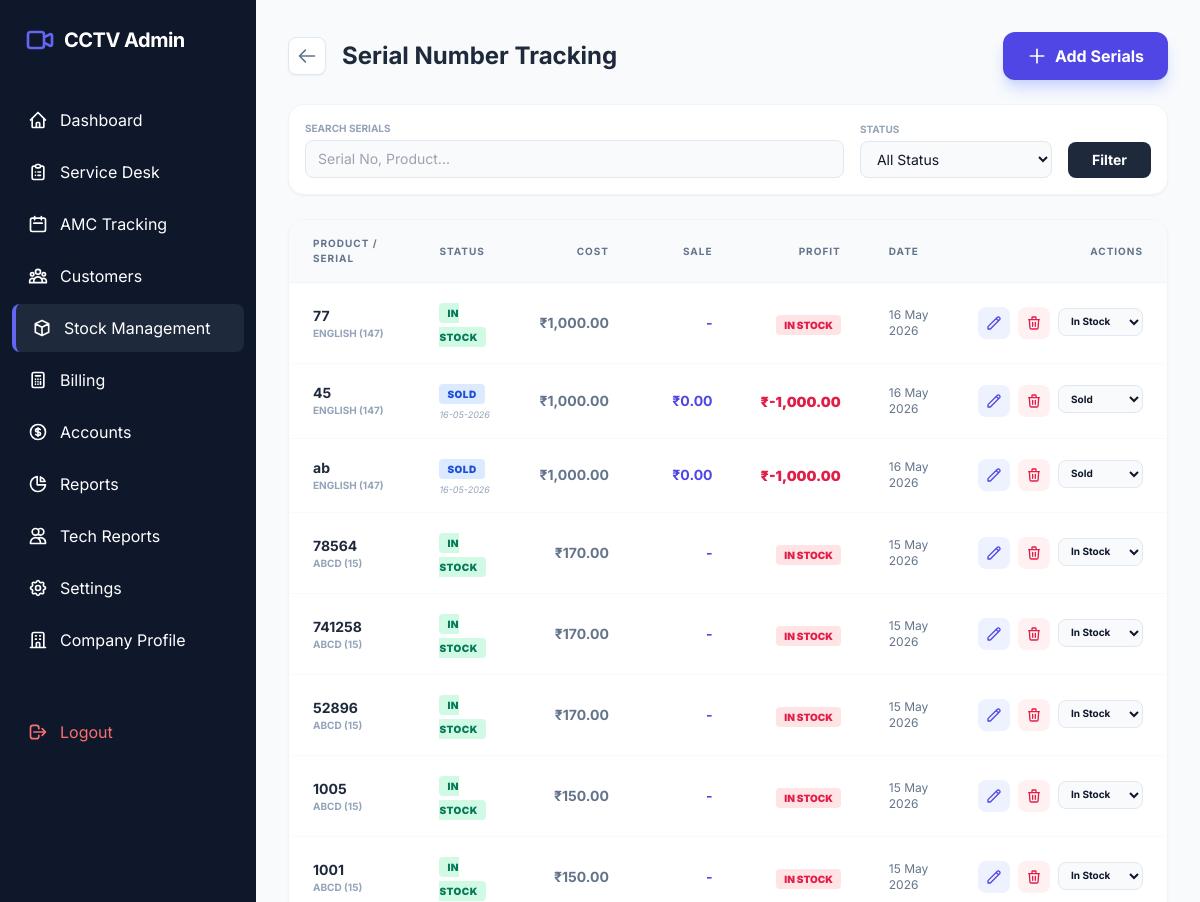
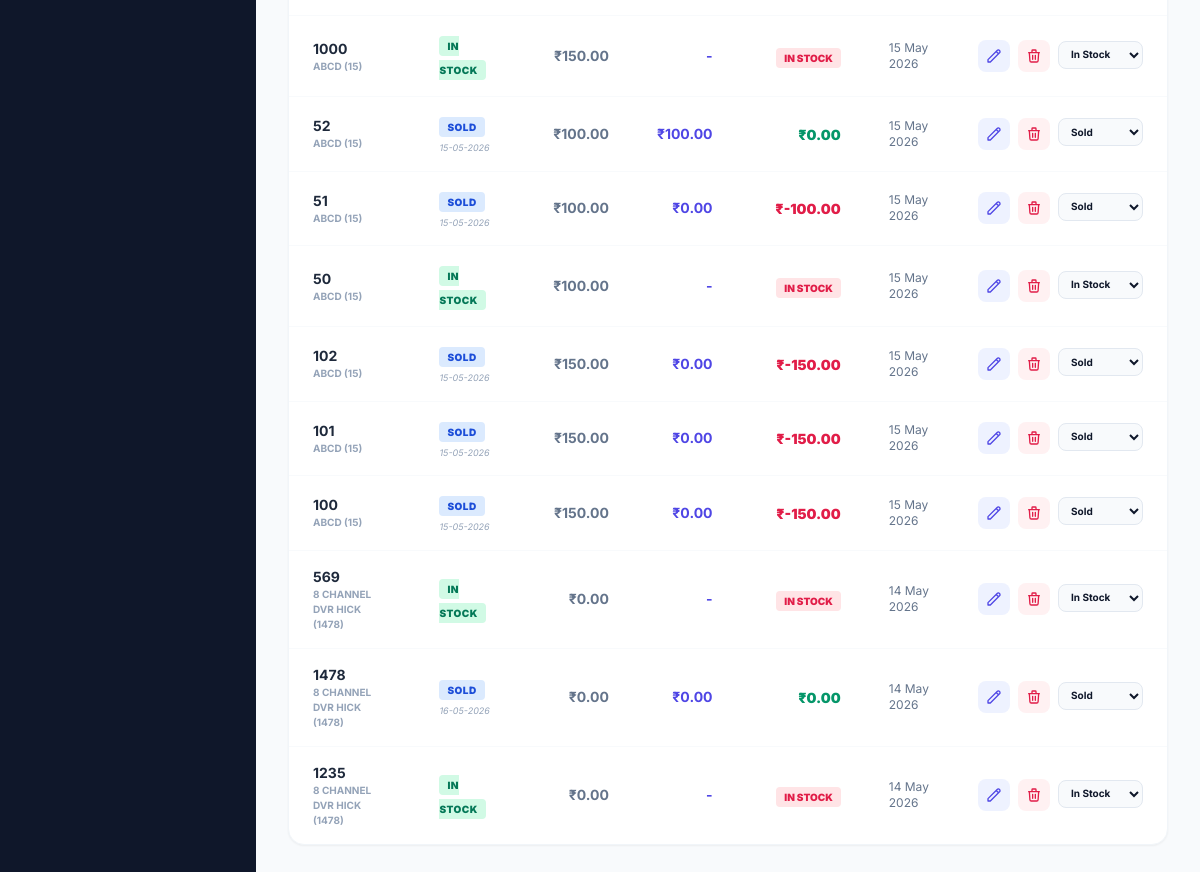
The app's page /admin/stock/serials.php (signed in) with its own data (2 pictures, top to bottom).
### tables this page shows
CREATE TABLE `product_serials` (
  `id` int(11) NOT NULL,
  `product_id` int(11) DEFAULT NULL,
  `purchase_id` int(11) DEFAULT NULL,
  `serial_number` varchar(100) NOT NULL,
  `purchase_price` decimal(10,2) DEFAULT 0.00,
  `gst_rate` decimal(5,2) DEFAULT 0.00,
  `sale_price` decimal(10,2) DEFAULT 0.00,
  `invoice_id` int(11) DEFAULT NULL,
  `technician_id` int(11) DEFAULT NULL,
  `allocated_at` timestamp NULL DEFAULT NULL,
  `status` enum('In Stock','Sold','Defective','Returned') DEFAULT 'In Stock',
  `sold_at` datetime DEFAULT NULL,
  `created_at` timestamp NOT NULL DEFAULT current_timestamp()
);

CREATE TABLE `products` (
  `id` int(11) NOT NULL,
  `category_id` int(11) DEFAULT NULL,
  `product_name` varchar(255) NOT NULL,
  `product_code` varchar(100) DEFAULT NULL,
  `unit` varchar(50) DEFAULT 'Pcs',
  `category` varchar(50) DEFAULT NULL COMMENT 'Camera, DVR, HDD, Power Supply, etc.',
  `serial_number` varchar(100) DEFAULT NULL,
  `unit_price` decimal(10,2) NOT NULL,
  `gst_rate` decimal(5,2) DEFAULT 0.00,
  `current_stock` int(11) DEFAULT 0,
  `opening_stock` int(11) DEFAULT 0,
  `description` text DEFAULT NULL,
  `warranty_months` int(11) DEFAULT 12
);

### admin/stock/serials.php (the view, shortened to what this page needs)
<?php
require_once '../../includes/db_connect.php';
$search = $_GET['search'] ?? '';
$query = "SELECT s.*, p.product_name, p.product_code
          FROM product_serials s
          JOIN products p ON s.product_id = p.id
          WHERE 1=1";
$params = [];
$query .= " ORDER BY s.created_at DESC LIMIT 100";
$stmt = $pdo->prepare($query);
$stmt->execute($params);
$serials = $stmt->fetchAll();
require_once '../../includes/header.php';
?>
<div class="space-y-6">
    <div class="flex flex-col md:flex-row justify-between items-start md:items-center gap-4">
        <div class="flex items-center gap-4">
            <a href="index.php" class="p-2 bg-white border border-slate-200 rounded-lg text-slate-500 hover:text-indigo-600 transition shadow-sm">
                <svg xmlns="http://www.w3.org/2000/svg" class="h-5 w-5" fill="none" viewBox="0 0 24 24" stroke="currentColor"><path stroke-linecap="round" stroke-linejoin="round" stroke-width="2" d="M10 19l-7-7m0 0l7-7m-7 7h18" /></svg>
            </a>
            <h1 class="text-2xl font-bold text-slate-800">Serial Number Tracking</h1>
        </div>
        <button onclick="openModal()" class="bg-indigo-600 text-white px-6 py-3 rounded-xl font-bold hover:bg-indigo-700 transition shadow-lg shadow-indigo-200 flex items-center gap-2">
            <svg xmlns="http://www.w3.org/2000/svg" class="h-5 w-5" fill="none" viewBox="0 0 24 24" stroke="currentColor"><path stroke-linecap="round" stroke-linejoin="round" stroke-width="2" d="M12 4v16m8-8H4" /></svg>
            Add Serials
        </button>
    </div>
    <form class="bg-white p-4 rounded-2xl border border-slate-100 shadow-sm flex flex-wrap gap-4 items-end">
        <div class="flex-1 min-w-[200px]">
            <label class="block text-[10px] font-bold text-slate-400 uppercase mb-1">Search Serials</label>
            <input type="text" name="search" value="<?php echo htmlspecialchars($search); ?>" placeholder="Serial No, Product..." class="w-full bg-slate-50 border border-slate-200 rounded-lg px-3 py-2 text-sm outline-none focus:ring-2 focus:ring-indigo-500">
        </div>
        <div class="w-48">
            <label class="block text-[10px] font-bold text-slate-400 uppercase mb-1">Status</label>
            <select name="status" class="w-full bg-slate-50 border border-slate-200 rounded-lg px-3 py-2 text-sm outline-none focus:ring-2 focus:ring-indigo-500">
                <option value="">All Status</option>
            </select>
        </div>
        <button type="submit" class="bg-slate-800 text-white px-6 py-2 rounded-lg text-sm font-bold hover:bg-slate-900 transition">Filter</button>
    </form>
    <div class="bg-white rounded-2xl border border-slate-100 shadow-sm overflow-hidden">
        <div class="overflow-x-auto">
            <table class="w-full text-left">
                <thead>
                    <tr class="bg-slate-50 text-slate-500 text-[10px] uppercase tracking-widest font-bold border-b border-slate-100">
                        <th class="px-6 py-4">Product / Serial</th>
                        <th class="px-6 py-4">Status</th>
                        <th class="px-6 py-4 text-right">Cost</th>
                        <th class="px-6 py-4 text-right">Sale</th>
                        <th class="px-6 py-4 text-right">Profit</th>
                        <th class="px-6 py-4">Date</th>
                        <th class="px-6 py-4 text-right">Actions</th>
                    </tr>
                </thead>
                <tbody class="divide-y divide-slate-50">
                    <?php if (empty($serials)): ?>
                        <tr><td colspan="7" class="px-6 py-12 text-center text-slate-400 italic">No serial numbers found.</td></tr>
                    <?php else: ?>
                        <?php foreach ($serials as $s): ?>
                        <tr class="hover:bg-slate-50/50 transition">
                            <td class="px-6 py-4">
                                <p class="text-sm font-bold text-slate-800"><?php echo htmlspecialchars($s['serial_number']); ?></p>
                                <p class="text-[10px] text-slate-400 uppercase font-bold"><?php echo htmlspecialchars($s['product_name']); ?> (<?php echo htmlspecialchars($s['product_code']); ?>)</p>
                            </td>
                            <td class="px-6 py-4">
                                <?php
                                    $status_classes = [
                                        'In Stock' => 'bg-emerald-100 text-emerald-700',
                                        'Sold' => 'bg-blue-100 text-blue-700',
                                        'Defective' => 'bg-rose-100 text-rose-700',
                                        'Returned' => 'bg-slate-100 text-slate-700'
                                    ];
                                    $cls = $status_classes[$s['status']] ?? 'bg-slate-100 text-slate-700';
                                ?>
                                <span class="px-2 py-1 <?php echo $cls; ?> rounded text-[10px] font-black uppercase tracking-wider"><?php echo $s['status']; ?></span>
                                <?php if ($s['status'] === 'Sold'): ?>
                                    <p class="text-[9px] text-slate-400 mt-1 italic"><?php echo date('d-m-Y', strtotime($s['sold_at'])); ?></p>
                                <?php endif; ?>
                            </td>
                            <td class="px-6 py-4 text-right text-sm font-bold text-slate-500">₹<?php echo number_format($s['purchase_price'], 2); ?></td>
                            <td class="px-6 py-4 text-right text-sm font-bold text-indigo-600">
                                <?php echo ($s['status'] === 'Sold') ? '₹' . number_format($s['sale_price'], 2) : '-'; ?>
                            </td>
                            <td class="px-6 py-4 text-right">
                                <?php if ($s['status'] === 'Sold'):
                                    $profit = $s['sale_price'] - $s['purchase_price'];
                                    $profitCls = ($profit >= 0) ? 'text-emerald-600' : 'text-rose-600';
                                ?>
                                    <span class="text-sm font-black <?php echo $profitCls; ?>">₹<?php echo number_format($profit, 2); ?></span>
                                <?php else: ?>
                                    <span class="px-2 py-1 bg-rose-100 text-rose-600 rounded text-[10px] font-black uppercase"><?php echo $s['status']; ?></span>
                                <?php endif; ?>
                            </td>
                            <td class="px-6 py-4 text-xs text-slate-500"><?php echo date('d M Y', strtotime($s['created_at'])); ?></td>
                            <td class="px-6 py-4 text-right">
                                <div class="flex justify-end gap-2">
                                    <button onclick='editSerial(<?php echo json_encode($s); ?>)' class="p-2 bg-indigo-50 text-indigo-600 rounded-lg hover:bg-indigo-100 transition" title="Edit">
                                        <svg xmlns="http://www.w3.org/2000/svg" class="h-4 w-4" fill="none" viewBox="0 0 24 24" stroke="currentColor"><path stroke-linecap="round" stroke-linejoin="round" stroke-width="2" d="M15.232 5.232l3.536 3.536m-2.036-5.036a2.5 2.5 0 113.536 3.536L6.5 21.036H3v-3.572L16.732 3.732z" /></svg>
                                    </button>
                                    <form method="POST" class="inline" onsubmit="return confirm('Are you sure you want to delete this serial number?')">
                                        <button type="submit" class="p-2 bg-rose-50 text-rose-600 rounded-lg hover:bg-rose-100 transition" title="Delete">
                                            <svg xmlns="http://www.w3.org/2000/svg" class="h-4 w-4" fill="none" viewBox="0 0 24 24" stroke="currentColor"><path stroke-linecap="round" stroke-linejoin="round" stroke-width="2" d="M19 7l-.867 12.142A2 2 0 0116.138 21H7.862a2 2 0 01-1.995-1.858L5 7m5 4v6m4-6v6m1-10V4a1 1 0 00-1-1h-4a1 1 0 00-1 1v3M4 7h16" /></svg>
                                        </button>
                                    </form>
                                    <form method="POST" class="inline">
                                        <select name="status" onchange="this.form.submit()" class="bg-slate-50 border border-slate-200 rounded-lg text-[10px] font-bold px-2 py-1.5 outline-none hover:border-indigo-300 transition">
                                            <option value="In Stock" <?php echo $s['status'] === 'In Stock' ? 'selected' : ''; ?>>In Stock</option>
                                            <option value="Sold" <?php echo $s['status'] === 'Sold' ? 'selected' : ''; ?>>Sold</option>
                                        </select>
                                    </form>
                                </div>
                            </td>
                        </tr>
                        <?php endforeach; ?>
                    <?php endif; ?>
                </tbody>
            </table>
        </div>
    </div>
</div>
<?php require_once '../../includes/footer.php'; ?>

### includes/header.php (style rules this page uses)
body { font-family: 'Inter', sans-serif; }

### records on screen
product_serials: serial_number "77", product.product_name "ENGLISH", product.product_code "147", status "IN STOCK", purchase_price "1,000.00", created_at "16 May 2026", status "In Stock"
product_serials: serial_number "45", product.product_name "ENGLISH", product.product_code "147", status "SOLD", sold_at "16-05-2026", purchase_price "1,000.00", sale_price "0.00", profit "-1,000.00", created_at "16 May 2026", status "Sold"
product_serials: serial_number "ab", product.product_name "ENGLISH", product.product_code "147", status "SOLD", sold_at "16-05-2026", purchase_price "1,000.00", sale_price "0.00", profit "-1,000.00", created_at "16 May 2026", status "Sold"
product_serials: serial_number "78564", product.product_name "ABCD", product.product_code "15", status "IN STOCK", purchase_price "170.00", created_at "15 May 2026", status "In Stock"
product_serials: serial_number "741258", product.product_name "ABCD", product.product_code "15", status "IN STOCK", purchase_price "170.00", created_at "15 May 2026", status "In Stock"
product_serials: serial_number "52896", product.product_name "ABCD", product.product_code "15", status "IN STOCK", purchase_price "170.00", created_at "15 May 2026", status "In Stock"
product_serials: serial_number "1005", product.product_name "ABCD", product.product_code "15", status "IN STOCK", purchase_price "150.00", created_at "15 May 2026", status "In Stock"
product_serials: serial_number "1001", product.product_name "ABCD", product.product_code "15", status "IN STOCK", purchase_price "150.00", created_at "15 May 2026", status "In Stock"
product_serials: serial_number "1000", product.product_name "ABCD", product.product_code "15", status "IN STOCK", purchase_price "150.00", created_at "15 May 2026", status "In Stock"
product_serials: serial_number "52", product.product_name "ABCD", product.product_code "15", status "SOLD", sold_at "15-05-2026", purchase_price "100.00", sale_price "100.00", profit "0.00", created_at "15 May 2026", status "Sold"
product_serials: serial_number "51", product.product_name "ABCD", product.product_code "15", status "SOLD", sold_at "15-05-2026", purchase_price "100.00", sale_price "0.00", profit "-100.00", created_at "15 May 2026", status "Sold"
product_serials: serial_number "50", product.product_name "ABCD", product.product_code "15", status "IN STOCK", purchase_price "100.00", created_at "15 May 2026", status "In Stock"
product_serials: serial_number "102", product.product_name "ABCD", product.product_code "15", status "SOLD", sold_at "15-05-2026", purchase_price "150.00", sale_price "0.00", profit "-150.00", created_at "15 May 2026", status "Sold"
product_serials: serial_number "101", product.product_name "ABCD", product.product_code "15", status "SOLD", sold_at "15-05-2026", purchase_price "150.00", sale_price "0.00", profit "-150.00", created_at "15 May 2026", status "Sold"
product_serials: serial_number "100", product.product_name "ABCD", product.product_code "15", status "SOLD", sold_at "15-05-2026", purchase_price "150.00", sale_price "0.00", profit "-150.00", created_at "15 May 2026", status "Sold"
product_serials: serial_number "569", product.product_name "8 CHANNEL DVR HICK", product.product_code "1478", status "IN STOCK", purchase_price "0.00", created_at "14 May 2026", status "In Stock"
product_serials: serial_number "1478", product.product_name "8 CHANNEL DVR HICK", product.product_code "1478", status "SOLD", sold_at "16-05-2026", purchase_price "0.00", sale_price "0.00", created_at "14 May 2026", status "Sold"
product_serials: serial_number "1235", product.product_name "8 CHANNEL DVR HICK", product.product_code "1478", status "IN STOCK", purchase_price "0.00", created_at "14 May 2026", status "In Stock"
